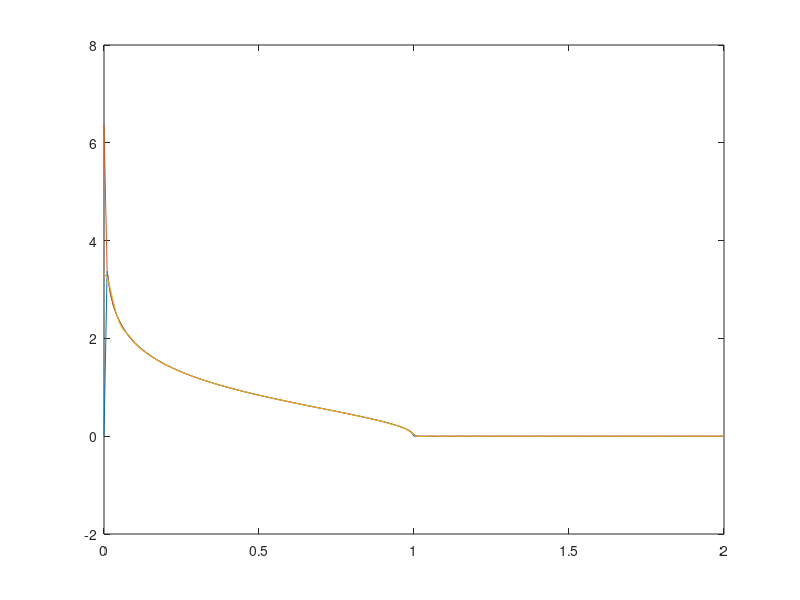

Write the MATLAB code that produced this figure.
clear
y = 0:0.01:2;
dy = y(2) - y(1);
r = y;
f = 1 - y;
f(f<0) = 0;

Af = -(2/pi)*log(r./(1 + sqrt(1 - r.^2)));
Af(~isreal(Af)) = 0;

dfdy = gradient(f,1);
dfdy = dfdy/dy;

disp(['Numerical integration:'])
tic

for r_index = 1:length(r)
    for y_index = r_index:length(y)
        y_int = (double(y_index) - 0.9)*dy;
        r_int = (double(r_index) - 1.0)*dy;
        integrand(y_index - r_index + 1) = dfdy(y_index)*(y_int^2 - r_int^2)^-0.5;
    end
    Af_num(r_index) = -(2/pi)*dy*trapz(integrand);
end

toc

disp(['Bessel decomposition:'])
tic

k = 0:0.01:100;
dk = k(2) - k(1);

for k_index = 1:length(k)
    k_int = k(k_index);
    Ff(k_index) = (2/pi)*trapz(cos(k_int*y).*f*dy);
end

for r_index = 1:length(r)
    r_int = (double(r_index) - 1)*dy;
    Af_bessel(r_index) = trapz(besselj(0, k*r_int).*k.*Ff*dk);
end

toc


plot(r,Af,r,Af_num,r,Af_bessel)
